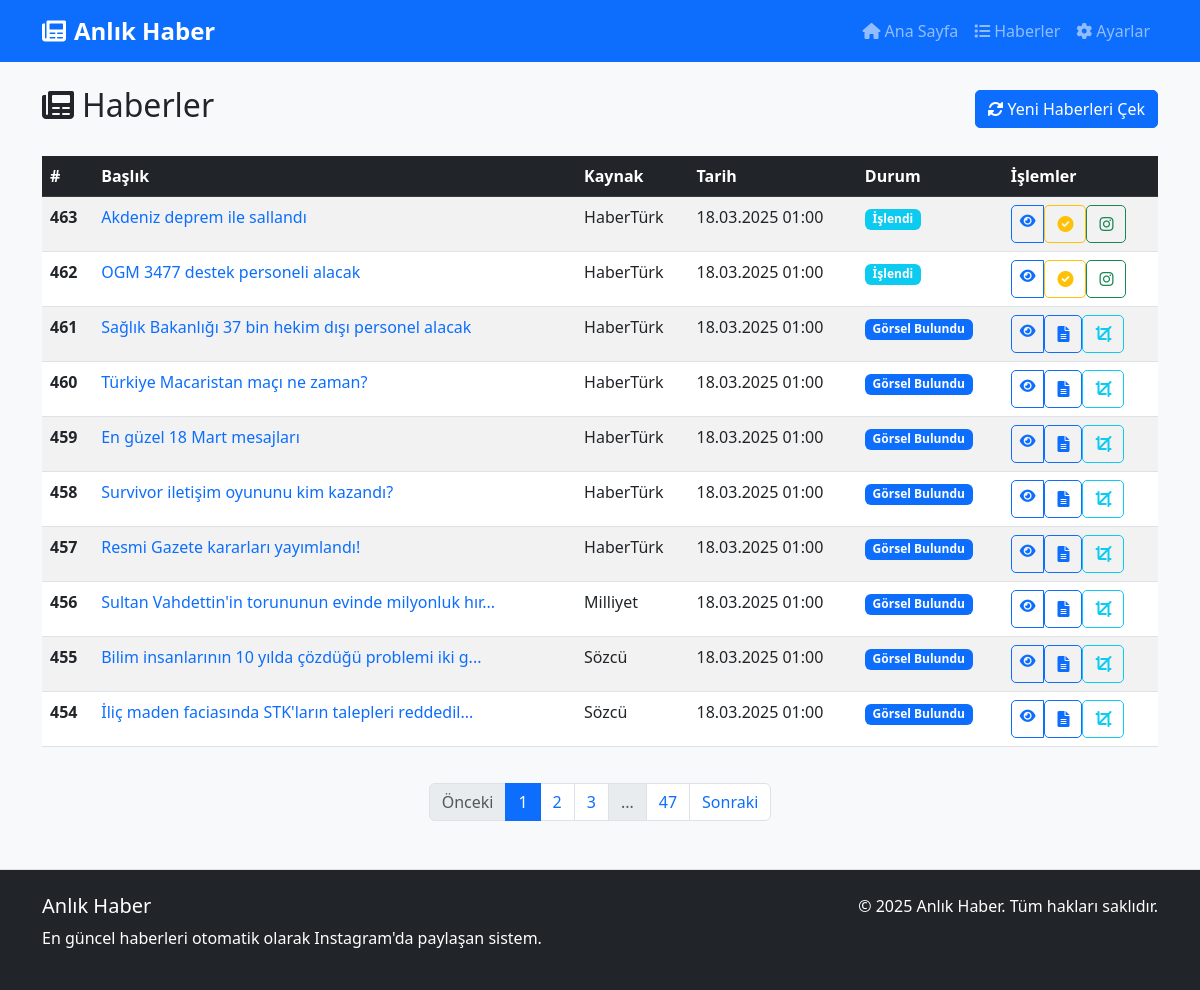
Screenshot of /haber/listesi with the database file from the repository.
### models.py (models this page shows, shortened)
class Haber(db.Model):
    id = db.Column(db.Integer, primary_key=True)
    baslik = db.Column(db.String(255), nullable=False)
    icerik = db.Column(db.Text, nullable=False)
    ozet = db.Column(db.Text, nullable=True)
    kaynak = db.Column(db.String(100), nullable=False)
    url = db.Column(db.String(500), nullable=False, unique=True)
    gorsel_url = db.Column(db.String(500), nullable=True)
    islenmis_gorsel_path = db.Column(db.String(500), nullable=True)
    orijinal_gorsel_path = db.Column(db.String(500), nullable=True)
    paylasildi = db.Column(db.Boolean, default=False)
    paylasima_hazir = db.Column(db.Boolean, default=False)
    paylasilma_zamani = db.Column(db.DateTime, nullable=True)
    instagram_post_id = db.Column(db.String(100), nullable=True)
    olusturulma_zamani = db.Column(db.DateTime, default=datetime.now)

### routes/haber_routes.py (the view)
@haber_bp.route('/listesi')
def haberler_listesi():
    page = request.args.get('page', 1, type=int)
    per_page = 10
    haberler = Haber.query.order_by(Haber.olusturulma_zamani.desc()).paginate(page=page, per_page=per_page)
    return render_template('haberler.html', haberler=haberler, now=datetime.now())

### templates/haberler.html (shortened to what this page needs)
{% extends 'base.html' %}
{% block content %}
<div class="d-flex justify-content-between align-items-center mb-4">
    <h2><i class="fas fa-newspaper me-2"></i>Haberler</h2>
    <form action="{{ url_for('haberleri_cek_route') }}" method="post">
        <button type="submit" class="btn btn-primary">
            <i class="fas fa-sync-alt me-1"></i>Yeni Haberleri Çek
        </button>
    </form>
</div>
{% if haberler.items %}
    <div class="table-responsive">
        <table class="table table-hover table-striped">
            <thead class="table-dark">
                <tr>
                    <th scope="col">#</th>
                    <th scope="col">Başlık</th>
                    <th scope="col">Kaynak</th>
                    <th scope="col">Tarih</th>
                    <th scope="col">Durum</th>
                    <th scope="col">İşlemler</th>
                </tr>
            </thead>
            <tbody>
                {% for haber in haberler.items %}
                    <tr>
                        <th scope="row">{{ haber.id }}</th>
                        <td>
                            <a href="{{ url_for('haber_detay', haber_id=haber.id) }}" class="text-decoration-none">
                                {{ haber.baslik[:50] }}{% if haber.baslik|length > 50 %}...{% endif %}
                            </a>
                        </td>
                        <td>{{ haber.kaynak }}</td>
                        <td>{{ haber.olusturulma_zamani.strftime('%d.%m.%Y %H:%M') }}</td>
                        <td>
                            {% if haber.paylasildi %}
                                <span class="badge bg-success">Paylaşıldı</span>
                            {% elif haber.paylasima_hazir %}
                                <span class="badge bg-warning">Paylaşıma Hazır</span>
                            {% elif haber.islenmis_gorsel_path %}
                                <span class="badge bg-info">İşlendi</span>
                            {% elif haber.gorsel_url %}
                                <span class="badge bg-primary">Görsel Bulundu</span>
                            {% elif haber.ozet %}
                                <span class="badge bg-primary">Özetlendi</span>
                            {% else %}
                                <span class="badge bg-secondary">Yeni</span>
                            {% endif %}
                        </td>
                        <td>
                            <div class="btn-group btn-group-sm" role="group">
                                <a href="{{ url_for('haber_detay', haber_id=haber.id) }}" class="btn btn-outline-primary" title="Detay">
                                    <i class="fas fa-eye"></i>
                                </a>
                                {% if not haber.ozet %}
                                    <form action="{{ url_for('ozetsiz_haberleri_ozetle_route') }}" method="post" class="d-inline">
                                        <button type="submit" class="btn btn-outline-primary" title="Özetle">
                                            <i class="fas fa-file-alt"></i>
                                        </button>
                                    </form>
                                {% endif %}
                                {% if haber.gorsel_url and not haber.islenmis_gorsel_path %}
                                    <form action="{{ url_for('haber_gorselini_isle', haber_id=haber.id) }}" method="post" class="d-inline">
                                        <button type="submit" class="btn btn-outline-info" title="Görseli İşle">
                                            <i class="fas fa-crop"></i>
                                        </button>
                                    </form>
                                {% endif %}
                                {% if haber.islenmis_gorsel_path and haber.ozet and not haber.paylasima_hazir and not haber.paylasildi %}
                                    <form action="{{ url_for('haber_paylasima_hazirla', haber_id=haber.id) }}" method="post" class="d-inline">
                                        <button type="submit" class="btn btn-outline-warning" title="Paylaşıma Hazırla">
                                            <i class="fas fa-check-circle"></i>
                                        </button>
                                    </form>
                                {% endif %}
                                {% if haber.islenmis_gorsel_path and not haber.paylasildi %}
                                    <form action="{{ url_for('haber_paylas', haber_id=haber.id) }}" method="post" class="d-inline">
                                        <button type="submit" class="btn btn-outline-success" title="Instagram'da Paylaş">
                                            <i class="fab fa-instagram"></i>
                                        </button>
                                    </form>
                                {% endif %}
                            </div>
                        </td>
                    </tr>
                {% endfor %}
            </tbody>
        </table>
    </div>
    <nav aria-label="Sayfalama">
        <ul class="pagination justify-content-center">
            {% if haberler.has_prev %}
                <li class="page-item">
                    <a class="page-link" href="{{ url_for('haberler', page=haberler.prev_num) }}">Önceki</a>
                </li>
            {% else %}
                <li class="page-item disabled">
                    <span class="page-link">Önceki</span>
                </li>
            {% endif %}
            {% for page_num in haberler.iter_pages(left_edge=1, right_edge=1, left_current=2, right_current=2) %}
                {% if page_num %}
                    {% if page_num == haberler.page %}
                        <li class="page-item active">
                            <span class="page-link">{{ page_num }}</span>
                        </li>
                    {% else %}
                        <li class="page-item">
                            <a class="page-link" href="{{ url_for('haberler', page=page_num) }}">{{ page_num }}</a>
                        </li>
                    {% endif %}
                {% else %}
                    <li class="page-item disabled">
                        <span class="page-link">...</span>
                    </li>
                {% endif %}
            {% endfor %}
            {% if haberler.has_next %}
                <li class="page-item">
                    <a class="page-link" href="{{ url_for('haberler', page=haberler.next_num) }}">Sonraki</a>
                </li>
            {% else %}
                <li class="page-item disabled">
                    <span class="page-link">Sonraki</span>
                </li>
            {% endif %}
        </ul>
    </nav>
{% else %}
    <div class="alert alert-info">
        <i class="fas fa-info-circle me-2"></i>Henüz hiç haber bulunmuyor. "Yeni Haberleri Çek" butonuna tıklayarak haberleri çekmeye başlayabilirsiniz.
    </div>
{% endif %}
{% endblock %}

### templates/base.html (shortened to what this page needs)
<!DOCTYPE html>
<html lang="tr">
<head>
    <link href="https://cdn.jsdelivr.net/npm/bootstrap@5.3.0-alpha1/dist/css/bootstrap.min.css" rel="stylesheet">
    <link rel="stylesheet" href="https://cdnjs.cloudflare.com/ajax/libs/font-awesome/6.0.0/css/all.min.css">
    <link rel="stylesheet" href="{{ url_for('static', filename='css/style.css') }}">
</head>
<body>
    <nav class="navbar navbar-expand-lg navbar-dark bg-primary">
        <div class="container">
            <a class="navbar-brand" href="{{ url_for('index') }}">
                <i class="fas fa-newspaper me-2"></i>Anlık Haber
            </a>
            <div class="collapse navbar-collapse" id="navbarNav">
                <ul class="navbar-nav ms-auto">
                    <li class="nav-item">
                        <a class="nav-link {% if request.path == url_for('index') %}active{% endif %}" href="{{ url_for('index') }}">
                            <i class="fas fa-home me-1"></i>Ana Sayfa
                        </a>
                    </li>
                    <li class="nav-item">
                        <a class="nav-link {% if request.path.startswith('/haberler') %}active{% endif %}" href="{{ url_for('haberler') }}">
                            <i class="fas fa-list me-1"></i>Haberler
                        </a>
                    </li>
                    <li class="nav-item">
                        <a class="nav-link {% if request.path == url_for('ayarlar') %}active{% endif %}" href="{{ url_for('ayarlar') }}">
                            <i class="fas fa-cog me-1"></i>Ayarlar
                        </a>
                    </li>
                </ul>
            </div>
        </div>
    </nav>
    <main class="container my-4">
        {% block content %}{% endblock %}
    </main>
    <footer class="bg-dark text-white py-4 mt-5">
        <div class="container">
            <div class="row">
                <div class="col-md-6">
                    <h5>Anlık Haber</h5>
                    <p>En güncel haberleri otomatik olarak Instagram'da paylaşan sistem.</p>
                </div>
                <div class="col-md-6 text-md-end">
                    <p>&copy; {{ now.year }} Anlık Haber. Tüm hakları saklıdır.</p>
                </div>
            </div>
        </div>
    </footer>
</body>
</html>

### static/css/style.css (style rules this page uses)
body { background-color: #f8f9fa; font-family: 'Segoe UI', Tahoma, Geneva, Verdana, sans-serif; }
.navbar-brand { font-weight: bold; font-size: 1.5rem; }
.btn { border-radius: 5px; font-weight: 500; }
.table th { font-weight: 600; }
.pagination { margin-top: 20px; }
footer { margin-top: 50px; border-top: 1px solid #dee2e6; }

### rows the page displays
Haber: id "463", baslik "Akdeniz deprem ile sallandı", kaynak "HaberTürk", olusturulma_zamani "18.03.2025 01:00", paylasildi "İşlendi"
Haber: id "462", baslik "OGM 3477 destek personeli alacak", kaynak "HaberTürk", olusturulma_zamani "18.03.2025 01:00", paylasildi "İşlendi"
Haber: id "461", baslik "Sağlık Bakanlığı 37 bin hekim dışı personel alacak", kaynak "HaberTürk", olusturulma_zamani "18.03.2025 01:00", paylasildi "Görsel Bulundu"
Haber: id "460", baslik "Türkiye Macaristan maçı ne zaman?", kaynak "HaberTürk", olusturulma_zamani "18.03.2025 01:00", paylasildi "Görsel Bulundu"
Haber: id "459", baslik "En güzel 18 Mart mesajları", kaynak "HaberTürk", olusturulma_zamani "18.03.2025 01:00", paylasildi "Görsel Bulundu"
Haber: id "458", baslik "Survivor iletişim oyununu kim kazandı?", kaynak "HaberTürk", olusturulma_zamani "18.03.2025 01:00", paylasildi "Görsel Bulundu"
Haber: id "457", baslik "Resmi Gazete kararları yayımlandı!", kaynak "HaberTürk", olusturulma_zamani "18.03.2025 01:00", paylasildi "Görsel Bulundu"
Haber: id "456", baslik "Sultan Vahdettin'in torununun evinde milyonluk hır", kaynak "Milliyet", olusturulma_zamani "18.03.2025 01:00", paylasildi "Görsel Bulundu"
Haber: id "455", baslik "Bilim insanlarının 10 yılda çözdüğü problemi iki g", kaynak "Sözcü", olusturulma_zamani "18.03.2025 01:00", paylasildi "Görsel Bulundu"
Haber: id "454", baslik "İliç maden faciasında STK'ların talepleri reddedil", kaynak "Sözcü", olusturulma_zamani "18.03.2025 01:00", paylasildi "Görsel Bulundu"

### other values shown
{{ page_num }} "1"
{{ page_num }} "2" "3" "47"
